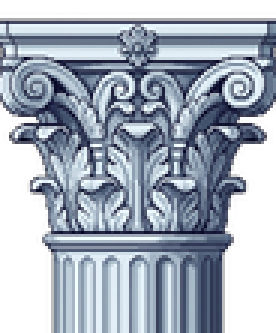
#> input picture arcade/v2/app/assets/images/backdrop/1816_capital.png, 92 x 111 px, found by its file name (shown 3 times larger); its folder holds only this picture in this run
$ python import_backdrops.py
#> lines starting #> are read from the running program, lines starting #| are printed output that depends on the picture; after the words box and inside, x2 and y2 are one past the last pixel; in counts of white or black regions, pixels touching at a corner belong together
"""Imports the owner's drawn backdrops into the game.

    python tool/art/import_backdrops.py
    python tool/art/import_backdrops.py --preview some/folder

The brief is tool/art/BACKDROP-BRIEF.md. Sources go in
tool/art/source/backdrop/, named {year}_{part}.{png,jpg,jpeg,webp}:

    1816_sky.png   1816_far.png   1816_mid.png   1816_near.png
    1816_ground.png   1816_capital.png   1816_shaft.png

Every part is optional. For each source this:

  1. makes the background transparent, for the parts that need it (the
     skyline strips and the column parts), if the file has no transparency
     of its own: the background is pure white or pure magenta, whichever
     lines more of the border (the brief asks for one the art does not
     use), cleared everywhere it covers a patch of any size, with its JPEG
     fringe. The first version took the commonest border colour, and on a
     skyline whose buildings line the bottom edge that was the buildings;
  2. trims what the image generator leaves round the art. A column part is
     cut to the art's own width (the prompts ask for margins of background
     either side), and the shaft is then set in a margin so its width
     matches the neck under the capital: a shaft drawn filling its image
     would otherwise come out as wide as the capital's top, and the two
     would not line up (1816's neck is 61% of the capital's width). The
     ground loses plain rows off its bottom, below the last row with any
     detail: the game fills under it with its own dark. A skyline loses the
     clear rows above its tallest building, all but a margin of 6%: the
     generator has no wide enough shape, so the prompts ask for the city in
     the lower part of a 16:9 image, and the trim takes the strip to its
     shape, as cropping by hand did for 1816;
  3. sizes it: a skyline strip, the sky and the ground to their band of the
     screen height (the image's height is its band; the width follows),
     stored at half the reference phone's pixels, which the game scales
     back up; a column part to the column's width. Parts that repeat are
     resized with a wrapped margin, so the resampling joins across the
     seam instead of making one;
  4. checks that it tiles: a strip's or the ground's left and right edges,
     and the shaft's top and bottom, must join, or the seam shows every
     repeat. The join is compared with the art's own steps from one column
     (or row) to the next: a building's edge at the seam is fine, a jump
     rougher than nearly any step inside the art is flagged. A warning,
     not an error;
  5. writes assets/images/backdrop/{year}_{part}.webp (lossy, quality 90:
     the nine eras came to 15 MB as PNG and under 3 MB this way, with no
     difference to see at four times zoom), and lists everything
     in manifest.json there with its band, base and parallax, which the game
     reads (lib/arcade/passage/backdrop.dart).

The defaults for band, base and parallax are below. To change one for an
era, put tool/art/source/backdrop/tuning.json beside the sources:

    {"1816": {"far": {"parallax": 0.1}}}

The same file can dim or tint a piece whose brightness came out wrong,
rather than regenerating it: "shade" multiplies its colour (0.7 is 30%
darker), and "tint" [r, g, b, k] then blends it k of the way toward that
colour:

    {"1944": {"far": {"shade": 0.62, "tint": [40, 60, 90, 0.25]}}}

1944's redone mountains came back near-white snow: daylight against a night
sky, and as light as the silver coins that fly in front of them.

With --preview, it also writes each era composed as the game shows it at
landing, sky to ground with a pair of columns, at the reference size, for
checking before a build.
"""
import argparse
import json
import os
import sys
from collections import deque

import numpy as np
from PIL import Image

HERE = os.path.dirname(os.path.abspath(__file__))
APP = os.path.normpath(os.path.join(HERE, "..", ".."))
SRC = os.path.join(HERE, "source", "backdrop")
OUT = os.path.join(APP, "assets", "images", "backdrop")

YEARS = [1816, 1873, 1913, 1923, 1933, 1944, 1971, 1979, 2009]

# The reference phone the art is sized against: the Pixel it is tested on.
REF_W, REF_H = 1080, 2424
# Strips are stored at this fraction of the reference pixels. A full set of
# nine eras is a lot of texture; the art's own pixels are several screen
# pixels wide, so half loses nothing that shows.
STORE = 0.5
# A column's width on the reference phone, in pixels (the game's gate width).
COLUMN_W = 92

PARTS = {
    # band: height as a fraction of the screen's; base: where its bottom
    # sits, as a fraction of the screen's height; parallax: its speed
    # against the gates'. Matches what the code-drawn city does.
    "sky": dict(band=1.0),
    "far": dict(band=0.45, base=0.86, parallax=0.12),
    "mid": dict(band=0.40, base=1.0, parallax=0.30),
    "near": dict(band=0.20, base=1.0, parallax=0.55),
    "ground": dict(band=0.16),
    "capital": dict(),
    "shaft": dict(),
}
KEYED = {"far", "mid", "near", "capital", "shaft"}


def has_alpha(img):
    if img.mode != "RGBA":
        return False
    a = np.array(img.getchannel("A"))
    return (a < 250).mean() > 0.01


KEYS = {"white": (255, 255, 255), "magenta": (255, 0, 255)}


# [88 lines left out: function key_out, not called in this run]


def resize_rgba(img, size):
    """Resized with its colour premultiplied by its alpha, so transparent
    pixels add nothing to their neighbours. Resized straight, the colour
    still stored under the cleared magenta bled back in as a bright line
    round every roof and branch on 1816's first import."""
    return img.convert("RGBa").resize(size, Image.LANCZOS).convert("RGBA")


# [65 lines left out: functions seam, trim_seam_edges, resize_wrapped, not called in this run]


def art_columns(img, share=0.2):
    """The first and last column (x) where the art covers at least [share]
    of the rows: the art's own width, ignoring a stray speck at an edge."""
    a = np.array(img.getchannel("A")) > 32
    cols = np.nonzero(a.mean(axis=0) >= share)[0]
    return (int(cols.min()), int(cols.max()) + 1) if len(cols) else (0, img.width)


def fill_column_gaps(img):
    """A column part with its see-through gaps filled: in each row, clear
    pixels between the art's first and last are painted the art's own
    darkest shade. A column is solid in play, so it has to look solid:
    1913's steel lattice came with the city showing through between the
    bars, which reads as a way through. Returns the image and how many
    pixels were filled."""
    a = np.array(img).copy()
    op = a[:, :, 3] > 128
    if not op.any():
        return img, 0
    rgb = a[:, :, :3][op].astype(float)
    lum = rgb.mean(axis=1)
    dark = rgb[lum <= np.percentile(lum, 8)].mean(axis=0)
    fill = np.zeros(op.shape, bool)
    for y in range(a.shape[0]):
        xs = np.nonzero(op[y])[0]
        if len(xs) >= 2:
            fill[y, xs[0]:xs[-1] + 1] = ~op[y, xs[0]:xs[-1] + 1]
    n = int(fill.sum())
    if n:
        # Blend under what is there, so soft edges stay soft.
        al = a[:, :, 3:4].astype(float) / 255.0
        mixed = a[:, :, :3] * al + dark * (1 - al)
        a[fill, :3] = mixed[fill].round().astype(np.uint8)
        a[fill, 3] = 255
    return Image.fromarray(a, "RGBA"), n


def neck_share(capital):
    """How wide the column is just under the capital, as a share of the
    capital's width: the art's width across its bottom tenth."""
    a = np.array(capital.getchannel("A")) > 32
    h, w = a.shape
    rows = a[h - max(1, h // 10):]
    cols = np.nonzero(rows.mean(axis=0) >= 0.5)[0]
    return (cols.max() + 1 - cols.min()) / w if len(cols) else 1.0


# [69 lines left out: functions trim_ground, trim_sky_above, trim_frame, not called in this run]


def size_for(part, img):
    w, h = img.size
    if part in ("capital", "shaft"):
        tw = COLUMN_W
        return tw, max(1, round(h * tw / w))
    th = round(PARTS[part]["band"] * REF_H * STORE)
    return max(1, round(w * th / h)), th


def find_sources():
    found = {}
    if not os.path.isdir(SRC):
        return found
    for name in sorted(os.listdir(SRC)):
        stem, ext = os.path.splitext(name)
        if ext.lower() not in (".png", ".jpg", ".jpeg", ".webp") or "_" not in stem:
            continue
        year, part = stem.split("_", 1)
        if not year.isdigit() or int(year) not in YEARS:
            print(f"  skipped {name}: no era {year}")
            continue
        if part not in PARTS:
            print(f"  skipped {name}: the parts are {', '.join(PARTS)}")
            continue
        path = os.path.join(SRC, name)
        prev = found.get((int(year), part))
        if prev:
            # Two files for one piece (a redo saved as .jpg beside the old
            # .webp, say): the newer one wins, and it says so.
            newer, older = sorted([prev, path], key=os.path.getmtime, reverse=True)
            print(f"  note: two files for {year} {part}; using {os.path.basename(newer)}, "
                  f"not {os.path.basename(older)} (delete the one you don't want)")
            path = newer
        found[(int(year), part)] = path
    return found


# [53 lines left out: function preview, not called in this run]


def main():
    ap = argparse.ArgumentParser()
    ap.add_argument("--preview", help="also write each era composed, to this folder")
    args = ap.parse_args()

    tuning = {}
    tpath = os.path.join(SRC, "tuning.json")
    if os.path.exists(tpath):
        tuning = json.load(open(tpath, encoding="utf-8"))

    os.makedirs(OUT, exist_ok=True)
    sources = find_sources()
    manifest = {"version": 1, "eras": {}}
    written = set()
    necks = {}
    # Capitals before shafts: a shaft is sized to its capital's neck.
    order = sorted(sources.items(), key=lambda kv: (kv[0][0], kv[0][1] == "shaft", kv[0][1]))
    for (year, part), path in order:
        img = Image.open(path)
#> img is the input picture: PIL image 92x111 RGBA; mean R, G, B, A 96.4, 105.7, 120.1, 185.8
        img = img.convert("RGBA") if img.mode in ("RGBA", "LA", "P") else img.convert("RGB")
        note = ""
        if part in KEYED and not has_alpha(img):
#> in has_alpha, `a = np.array(img.getchannel("A"))`:
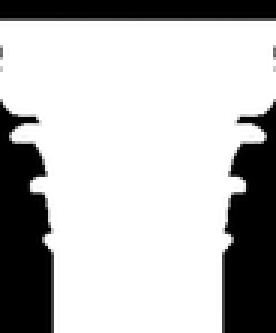
#> a: shape (111, 92) (shown 3 times larger); min 0, max 255, mean 185.8
            keyed, key = key_out(img)
            if keyed is None:
                print(f"{year} {part}: {os.path.basename(path)} SKIPPED: it needs a transparent background, "
                      "or pure white or pure magenta round its edges, and has neither")
                continue
            img, note = keyed, f", {key} background cleared"
        img = img.convert("RGBA")
        look = tuning.get(str(year), {}).get(part, {})
        if "shade" in look or "tint" in look:
            a = np.array(img).astype(float)
            a[:, :, :3] *= look.get("shade", 1.0)
            if "tint" in look:
                *rgb, k = look["tint"]
                a[:, :, :3] = a[:, :, :3] * (1 - k) + np.array(rgb, float) * k
            img = Image.fromarray(np.clip(a, 0, 255).round().astype(np.uint8), "RGBA")
            note += f", colour adjusted ({', '.join(f'{k} {v}' for k, v in look.items() if k in ('shade', 'tint'))})"
        if part in ("capital", "shaft"):
            x0, x1 = art_columns(img)
#> in art_columns, `a = np.array(img.getchannel("A")) > 32`:
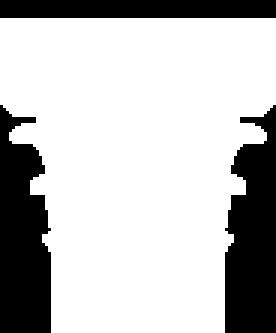
#> a: shape (111, 92) bool (shown 3 times larger); 74.5% white; 3 black regions, box (x1, y1, x2, y2) and area: (0, 35, 17, 111) 1025, (75, 35, 92, 111) 1025, (0, 0, 92, 6) 552
#> in art_columns, `cols = np.nonzero(a.mean(axis=0) >= share)[0]`: cols = 92 values from 0 to 91
#> x0 = 0; x1 = 92
            if (x0, x1) != (0, img.width):
                img = img.crop((x0, 0, x1, img.height))
                note += f", trimmed to the art's width ({x1 - x0}px)"
        if part in ("capital", "shaft"):
            img, filled = fill_column_gaps(img)
#> in fill_column_gaps, `op = a[:, :, 3] > 128`:
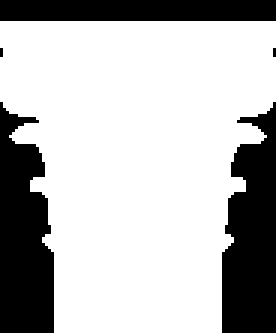
#> op: shape (111, 92) bool (shown 3 times larger); 72.5% white; 5 black regions (2 under 20 px), largest, box (x1, y1, x2, y2) and area: (0, 34, 18, 111) 1080, (74, 34, 92, 111) 1080, (0, 0, 92, 7) 644
#> in fill_column_gaps, `lum = rgb.mean(axis=1)`: lum = 7402 values, max 255 at index 3838, min 5.33 at index 3368, mean 147.1
#> in fill_column_gaps, `dark = rgb[lum <= np.percentile(lum, 8)].mean(axis=0)`: dark = [26.38, 30.3, 58.73]
#> after the loop in fill_column_gaps, `for y in range(a.shape[0]):`: fill: shape (111, 92) bool; every value is 0
#> in fill_column_gaps, `n = int(fill.sum())`: n = 0
#> filled = 0
            if filled > img.width * img.height * 0.01:
                note += f", see-through gaps filled with its darkest shade ({filled * 100 // (img.width * img.height)}%)"
        if part == "capital":
            necks[year] = neck_share(img)
#> in neck_share, `cols = np.nonzero(rows.mean(axis=0) >= 0.5)[0]`: cols = 58 values from 17 to 74
        if part == "shaft" and year in necks and necks[year] < 0.97:
            full = round(img.width / necks[year])
            padded = Image.new("RGBA", (full, img.height), (0, 0, 0, 0))
            padded.paste(img, ((full - img.width) // 2, 0))
            img = padded
            note += f", set to the capital's neck ({necks[year]:.0%} of its width)"
        lip = 0.0
        if part == "sky":
            img, framed = trim_frame(img)
            if framed:
                note += f", drawn frame trimmed ({framed}px)"
        if part == "ground":
            before = img.height
            img, lip = trim_ground(img)
            if img.height < before * 0.97:
                note += f", blank rows trimmed ({img.height}/{before} rows kept)"
            if lip > 0.01:
                note += f", {lip:.0%} of it stands above the ground line"
        if part in ("far", "mid", "near"):
            before = img.height
            img = trim_sky_above(img)
            if img.height < before * 0.97:
                note += f", clear sky above trimmed ({img.height}/{before} rows kept)"
        # The band is the image's height as drawn, clear rows and all: space
        # above a skyline is part of the composition, so nothing is trimmed.
        tw, th = size_for(part, img)
#> tw = 92; th = 111
        axis = 1 if part in ("far", "mid", "near", "ground") else 0 if part == "shaft" else None
        if axis is not None:
            img, dropped = trim_seam_edges(img, axis)
            if dropped:
                note += f", a drawn line along its joining edges trimmed ({dropped}px)"
        img = resize_wrapped(img, (tw, th), axis) if axis is not None else resize_rgba(img, (tw, th))
        if axis is not None:
            across, usual = seam(img, axis)
            if across > max(1.5 * usual, 12):
                edges = "left and right edges" if axis == 1 else "top and bottom"
                note += (f"; WARNING the {edges} do not join (a step of {across:.0f} across the seam, "
                         f"where the art's own steps are at most about {usual:.0f}): the seam will show")
        if part in ("far", "mid", "near") and img.width < img.height * REF_W / REF_H * 2 * PARTS[part]["band"]:
            note += "; narrow: it repeats within two screens, consider drawing it wider"
        name = f"{year}_{part}.webp"
        img.save(os.path.join(OUT, name), "WEBP", quality=90, method=6)
        written.add(name)
        spec = {"file": name, **PARTS[part], **({"lip": round(lip, 4)} if lip > 0.01 else {}),
                **{k: v for k, v in tuning.get(str(year), {}).get(part, {}).items() if k not in ("shade", "tint")}}
        manifest["eras"].setdefault(str(year), {})[part] = spec
        print(f"{year} {part}: {os.path.basename(path)} -> backdrop/{name} {tw}x{th}{note}")
#| 1816 capital: 1816_capital.png -> backdrop/1816_capital.webp 92x111
        if part in ("capital", "shaft") and ((year, "capital") in sources) != ((year, "shaft") in sources):
            print(f"  note: {year} needs both capital and shaft for drawn columns; until then its columns stay code-drawn")

    for name in os.listdir(OUT):
        if name.endswith((".png", ".webp")) and name not in written:
            os.remove(os.path.join(OUT, name))
            print(f"removed stale backdrop/{name}")
    with open(os.path.join(OUT, "manifest.json"), "w", encoding="utf-8", newline="\n") as f:
        json.dump(manifest, f, indent=2)
        f.write("\n")
    eras_done = sorted(manifest["eras"])
    print(f"manifest: {len(written)} images, eras {', '.join(eras_done) or 'none'}")

    if args.preview:
        os.makedirs(args.preview, exist_ok=True)
        for year, parts in manifest["eras"].items():
            p = os.path.join(args.preview, f"backdrop_{year}.png")
            preview(year, parts, p)
            print(f"preview: {p}")


if __name__ == "__main__":
    sys.exit(main())
#> (the program exits here)

$ run again, on arcade/v2/app/assets/images/backdrop/1913_shaft.png
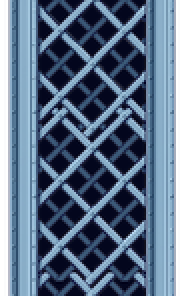
#> input picture arcade/v2/app/assets/images/backdrop/1913_shaft.png, 92 x 148 px, found by its file name (shown 2 times larger)
#> in main, img is the input picture: PIL image 92x148 RGBA; mean R, G, B, A 67.2, 87.1, 113.1, 226.7
#> in art_columns, `a = np.array(img.getchannel("A")) > 32`:
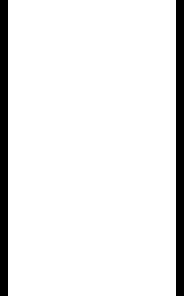
#> a: shape (148, 92) bool (shown 2 times larger); 91.3% white; 2 black regions, box (x1, y1, x2, y2) and area: (0, 0, 4, 148) 592, (88, 0, 92, 148) 592
#> cols = 84 values from 4 to 87
#> x0 = 4; x1 = 88
#> img: PIL image 84x148 RGBA
#> note = ", trimmed to the art's width (84px)"
#> op: shape (148, 84) bool; 97.6% white; black in thin lines or dots
#> lum = 12136 values, max 220.3 at index 9735, min 3.33 at index 5149, mean 96.03
#> dark = [0.494, 1.66, 21.92]
#> in fill_column_gaps, `n = int(fill.sum())`: n = 0
#> tw = 92; th = 162
#> steps = 147 values, max 31.06 at index 53, min 8.28 at index 73, mean 19.31
#> in seam, `across = float(np.abs(a[:, 0] - a[:, -1]).mean())`: across = 8.15
#> in trim_seam_edges, `base, usual = seam(img, axis)`: usual = 31.05
#> dropped = 0
#> in seam (call 2), `a = a[:, :, :3] * (a[:, :, 3:] / 255.0)`:
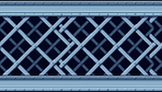
#> a: shape (92, 162, 3) float64; mean R, G, B 71.1, 92.5, 118.5
#> steps = 161 values, max 28.94 at index 149, min 7.88 at index 80, mean 17.95
#> in seam (call 2), `across = float(np.abs(a[:, 0] - a[:, -1]).mean())`: across = 8.96
#> in main, `across, usual = seam(img, axis)`: usual = 28.79
#| 1913 shaft: 1913_shaft.png -> backdrop/1913_shaft.webp 92x162, trimmed to the art's width (84px)
